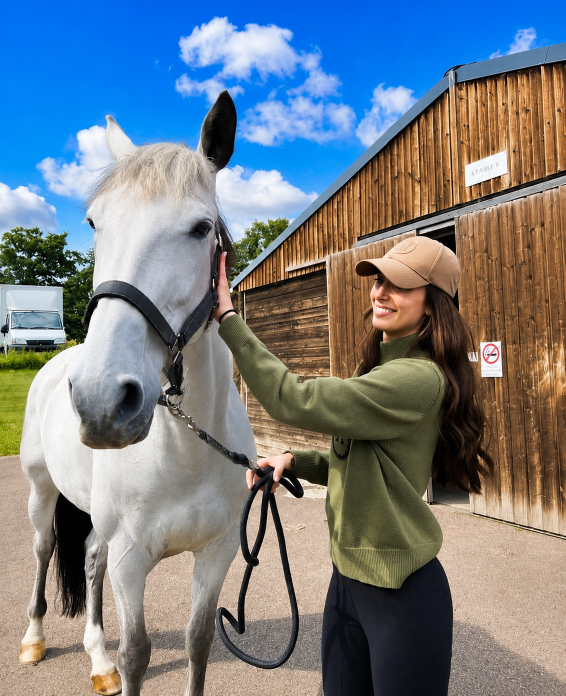
#> input picture horse.png, 1131 x 1391 px (shown at 1/2 size)
$ jupyter execute --allow-errors 6thdaycv.ipynb   (shell and % lines are left out)
#> lines starting #> are read from the running program, lines starting #| are printed output that depends on the picture; after the words box and inside, x2 and y2 are one past the last pixel; in counts of white or black regions, pixels touching at a corner belong together
# 🔍 Custom Kernel Filtering - Edge Detection

## 🎯 What is This?

This technique uses **custom convolution kernels** (also called filters or masks) to detect edges in specific directions.

---

## 🧠 How Convolution Works

### The Concept:
A **kernel** is a small matrix (usually 3×3) that slides over the image, performing element-wise multiplication and summing the results.

[cell 1]
import cv2
import numpy as np
import matplotlib.pyplot as plt

[cell 2]
image = cv2.imread("./filter.jpg", cv2.IMREAD_GRAYSCALE)

#> (the rest of this cell did not finish here and is left out)

[cell 3]
x = -10

horizontal_kernel = np.array([[-1, -1, -1],
                              [x, x, x],
                              [1, 1, 1]])

vertical_kernel = np.array([[-1, x, 1],
                            [-1, x, 1],
                            [-1, x, 1]])

diagonal_kernel = np.array([[x, -1, -1],
                            [1, x, -1],
                            [1, 1, x]])

#> (the rest of this cell did not finish here and is left out)

### The Process:
1. Place kernel on image patch
2. Multiply corresponding values
3. Sum all products
4. Result = new pixel value
5. Slide kernel to next position
6. Repeat for entire image

---

## 🎨 What These Kernels Do

### 1️⃣ **Horizontal Edge Detector**

[-1 -1 -1][10 10 10] ← Large positive values in middle
[ 1 1 1]

**Detects:** Horizontal edges (top-to-bottom transitions)
**Highlights:** Horizontal lines, boundaries

### 2️⃣ **Vertical Edge Detector**
[-1 10 1][-1 10 1] ← Large positive values in middle column
[-1 10 1]

**Detects:** Vertical edges (left-to-right transitions)
**Highlights:** Vertical lines, boundaries

### 3️⃣ **Diagonal Edge Detector**
[10 -1 -1][ 1 10 -1] ← Large positive values on diagonal
[ 1 1 10]

**Detects:** Diagonal edges (top-left to bottom-right)
**Highlights:** Diagonal lines, slanted boundaries

---
## 🔧 The Function: `cv2.filter2D()`

```python
cv2.filter2D(image, ddepth, kernel)

[cell 4]
# ============================================
# IMPORT LIBRARIES
# ============================================

import cv2
import numpy as np
import matplotlib.pyplot as plt

# Configure matplotlib
plt.rcParams['figure.figsize'] = (12, 10)

print("✅ Libraries imported successfully!")

[cell 5]
## 📁 Load Your Image
# **Option 1:** Load from file (recommended)
image = cv2.imread('horse.png', cv2.IMREAD_GRAYSCALE)
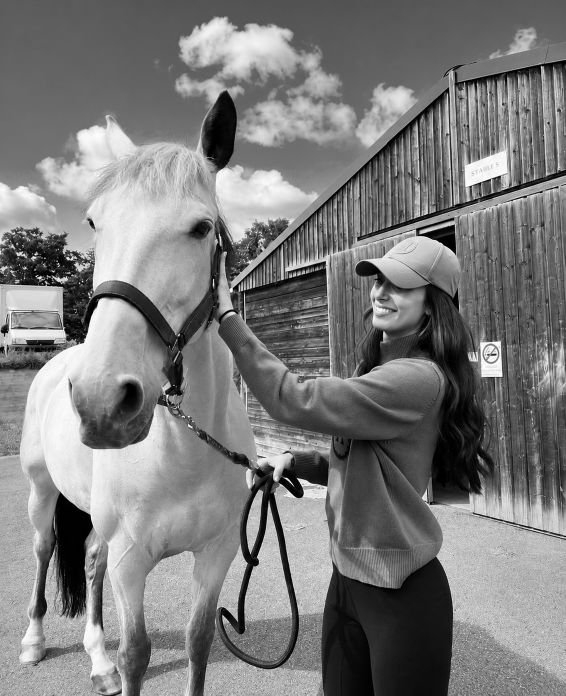
#> image: shape (1391, 1131) (shown at 1/2 size); min 0, max 255, mean 123.9

[cell 6]
# ============================================
# LOAD IMAGE
# ============================================

# OPTION 1: Load your own image (UNCOMMENT THIS)
# image = cv2.imread('your_image.jpg', cv2.IMREAD_GRAYSCALE)

# OPTION 2: Create a sample image with shapes (for demonstration)
image = np.ones((400, 600), dtype=np.uint8) * 200  # Gray background

# Draw some shapes to test edge detection
# Horizontal rectangle
cv2.rectangle(image, (50, 50), (250, 150), 255, -1)
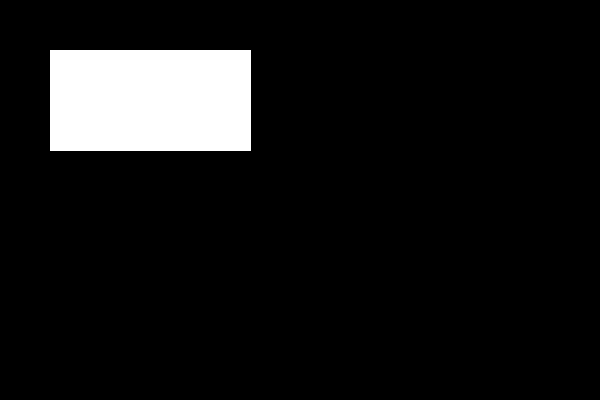
#> image: shape (400, 600); values 200 (black) and 255 (white), 8.5% white; 1 white region, box (x1, y1, x2, y2) and area: (50, 50, 251, 151) 20301

# Vertical rectangle
cv2.rectangle(image, (300, 100), (400, 350), 255, -1)

# Diagonal line
cv2.line(image, (450, 50), (550, 350), 255, 5)

# Circle
cv2.circle(image, (150, 300), 60, 255, -1)

# Triangle (diagonal edges)
triangle = np.array([[450, 250], [550, 250], [500, 150]], np.int32)
cv2.fillPoly(image, [triangle], 255)
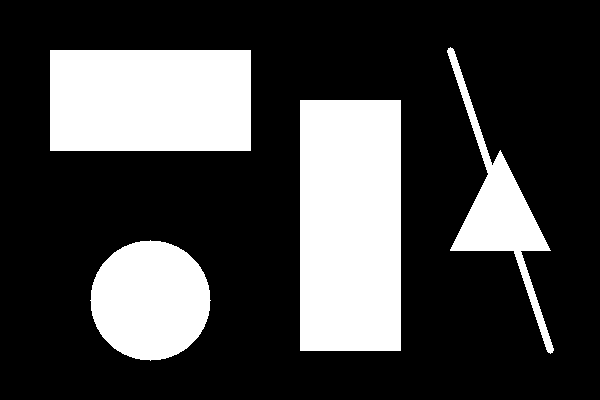
#> image: shape (400, 600); values 200 (black) and 255 (white), 26.6% white; 4 white regions, box (x1, y1, x2, y2) and area: (300, 100, 401, 351) 25351, (50, 50, 251, 151) 20301, (90, 240, 211, 361) 11289, (447, 47, 554, 354) 6857

# Display the original image
plt.figure(figsize=(8, 6))
plt.imshow(image, cmap='gray')
plt.title('Original Image', fontsize=14, fontweight='bold')
plt.axis('off')
plt.show()

print(f"✅ Image loaded successfully!")
print(f"📐 Image shape: {image.shape}")
#| 📐 Image shape: (400, 600)
print(f"💡 Image type: {image.dtype}")
#| 💡 Image type: uint8

## 🔧 Define Custom Kernels

Now we'll create three different kernels to detect edges in different directions.

### 🎛️ The Parameter: `x = -10`

This is the **center weight** of our kernels:
- **Larger negative values** (e.g., -10, -20) = Stronger edge detection
- **Smaller values** (e.g., -5) = Softer edge detection
- **Try changing it** to see different effects!

### 📐 Kernel Visualization
Horizontal Kernel: Vertical Kernel: Diagonal Kernel:
[-1 -1 -1][-1 -10 1] [-10 -1 -1][-10 -10 -10] [-1 -10 1][ 1 -10 -1]
[ 1 1 1][-1 -10 1] [ 1 1 -10]

Each kernel is designed to respond strongly to edges in its specific direction.

[cell 7]
# ============================================
# DEFINE CUSTOM KERNELS
# ============================================

# Center weight parameter
# Try changing this value: -5, -10, -15, -20
x = -10

# Horizontal edge detector
# Detects edges where brightness changes from top to bottom
horizontal_kernel = np.array([[-1, -1, -1],
                              [ x,  x,  x],
                              [ 1,  1,  1]], dtype=np.float32)

# Vertical edge detector
# Detects edges where brightness changes from left to right
vertical_kernel = np.array([[-1, x, 1],
                            [-1, x, 1],
                            [-1, x, 1]], dtype=np.float32)

# Diagonal edge detector
# Detects edges along the diagonal (top-left to bottom-right)
diagonal_kernel = np.array([[ x, -1, -1],
                            [ 1,  x, -1],
                            [ 1,  1,  x]], dtype=np.float32)

print("✅ Custom kernels created!")
print(f"📊 Center weight (x): {x}")
print("\n🔍 Horizontal Kernel:")
print(horizontal_kernel)
print("\n🔍 Vertical Kernel:")
print(vertical_kernel)
print("\n🔍 Diagonal Kernel:")
print(diagonal_kernel)

## 🎨 Apply Filters

Now we'll apply each kernel to the image using `cv2.filter2D()`.

### What Happens:
1. The kernel slides across every pixel in the image
2. At each position, it multiplies kernel values with pixel values
3. Sums the results to create a new pixel value
4. This process is called **convolution**

### Parameters Explained:
```python
cv2.filter2D(image, -1, kernel)

[cell 8]
# ============================================
# APPLY CUSTOM FILTERS
# ============================================

# Apply horizontal edge detection
horizontal_filtered_image = cv2.filter2D(image, -1, horizontal_kernel)

# Apply vertical edge detection
vertical_filtered_image = cv2.filter2D(image, -1, vertical_kernel)

# Apply diagonal edge detection
diagonal_filtered_image = cv2.filter2D(image, -1, diagonal_kernel)

print("✅ All filters applied successfully!")
print("\n📊 Processing complete:")
print(f"   • Horizontal edges detected")
print(f"   • Vertical edges detected")
print(f"   • Diagonal edges detected")

## 📊 Visualize Results

Let's display all four images side by side:
1. **Original** - The input image
2. **Horizontal** - Shows horizontal edges (top/bottom boundaries)
3. **Vertical** - Shows vertical edges (left/right boundaries)
4. **Diagonal** - Shows diagonal edges (slanted boundaries)

### 🔍 What to Look For:
- **Bright areas** = Strong edges detected
- **Dark areas** = No edges or weak edges
- **Different filters highlight different features** of the same image

[cell 9]
# ============================================
# DISPLAY RESULTS
# ============================================

plt.figure(figsize=(12, 10))

# Original image
plt.subplot(2, 2, 1)
plt.title("Original Image", fontsize=12, fontweight='bold')
plt.imshow(image, cmap='gray')
plt.axis('off')

# Horizontal edges
plt.subplot(2, 2, 2)
plt.title("Horizontal Edges", fontsize=12, fontweight='bold')
plt.imshow(horizontal_filtered_image, cmap='gray')
plt.axis('off')

# Vertical edges
plt.subplot(2, 2, 3)
plt.title("Vertical Edges", fontsize=12, fontweight='bold')
plt.imshow(vertical_filtered_image, cmap='gray')
plt.axis('off')

# Diagonal edges
plt.subplot(2, 2, 4)
plt.title("Diagonal Edges", fontsize=12, fontweight='bold')
plt.imshow(diagonal_filtered_image, cmap='gray')
plt.axis('off')

plt.tight_layout()
plt.show()
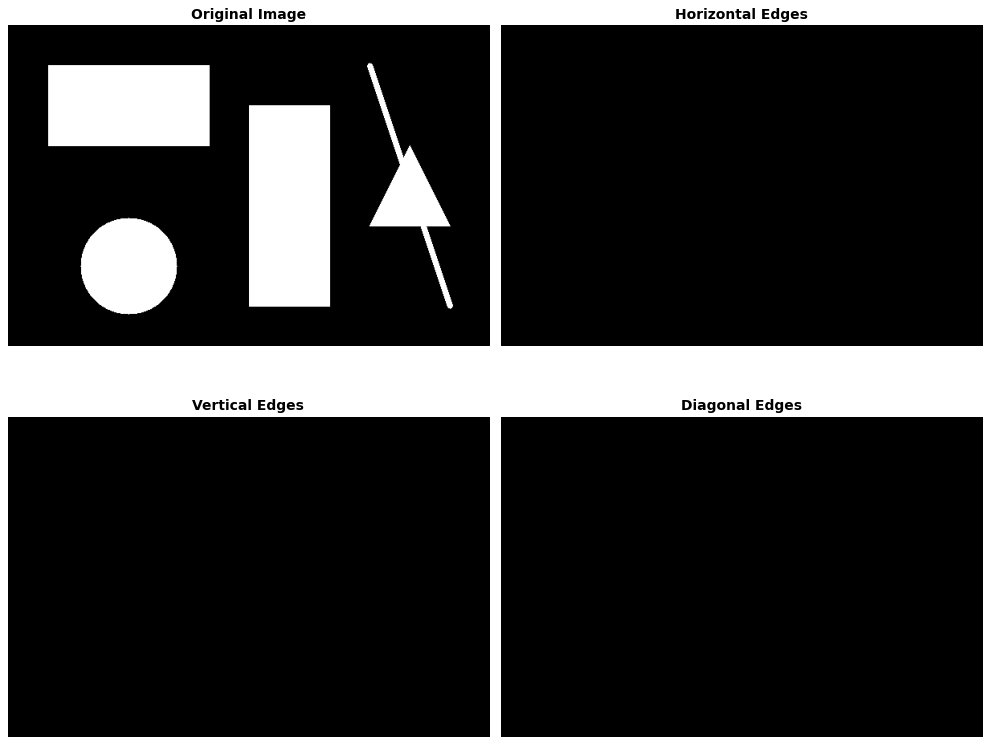
#> figure drawn by matplotlib, 4 panels

print("✅ Visualization complete!")

## 🎨 Bonus: Combine All Edge Directions

We can combine all three edge detections to get a **complete edge map**!

### Method:
Take the **maximum** value from each filter at every pixel position.

This gives us edges in ALL directions simultaneously!

[cell 10]
# ============================================
# COMBINE ALL EDGE DIRECTIONS
# ============================================

# Take the maximum value from all three filters at each pixel
combined_edges = np.maximum(horizontal_filtered_image, vertical_filtered_image)
#> horizontal_filtered_image: shape (400, 600); every value is 0
combined_edges = np.maximum(combined_edges, diagonal_filtered_image)

# Display comparison
plt.figure(figsize=(15, 5))

plt.subplot(1, 4, 1)
plt.title("Horizontal", fontsize=11)
plt.imshow(horizontal_filtered_image, cmap='gray')
plt.axis('off')

plt.subplot(1, 4, 2)
plt.title("Vertical", fontsize=11)
plt.imshow(vertical_filtered_image, cmap='gray')
plt.axis('off')

plt.subplot(1, 4, 3)
plt.title("Diagonal", fontsize=11)
plt.imshow(diagonal_filtered_image, cmap='gray')
plt.axis('off')

plt.subplot(1, 4, 4)
plt.title("Combined (All Edges)", fontsize=11, fontweight='bold')
plt.imshow(combined_edges, cmap='gray')
plt.axis('off')

plt.tight_layout()
plt.show()

print("✅ Combined edge detection complete!")
print("💡 This shows edges in ALL directions!")

$ run again, with giraffe-Kenya.png copied over horse.png
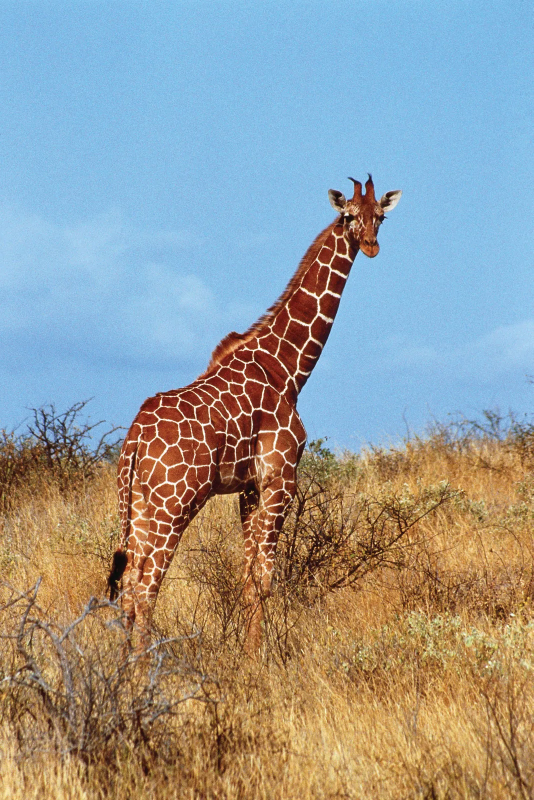
#> input picture giraffe-Kenya.png, 1067 x 1600 px (shown at 1/2 size)
#> `image = cv2.imread('horse.png', cv2.IMREAD_GRAYSCALE)`:
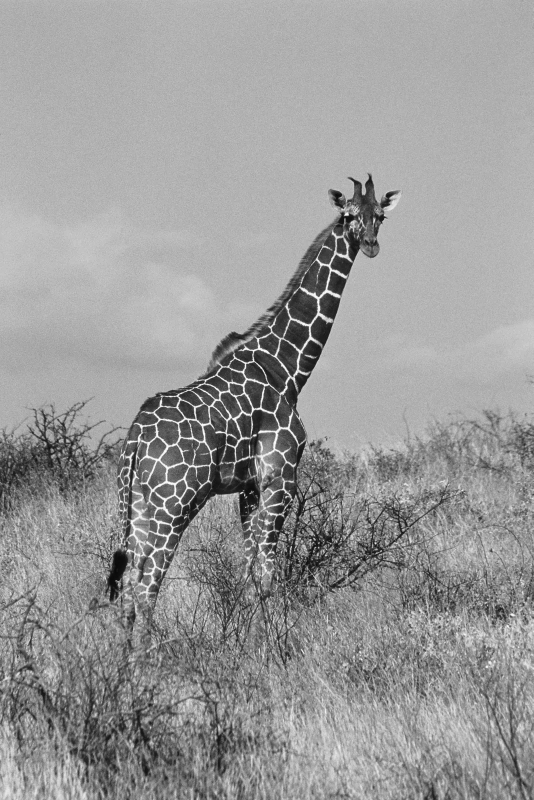
#> image: shape (1600, 1067) (shown at 1/2 size); min 4, max 255, mean 152.7
#| 📐 Image shape: (400, 600)
#| 💡 Image type: uint8
#> horizontal_filtered_image: shape (400, 600); every value is 0

$ run again, with upscaled_comparison.png copied over horse.png
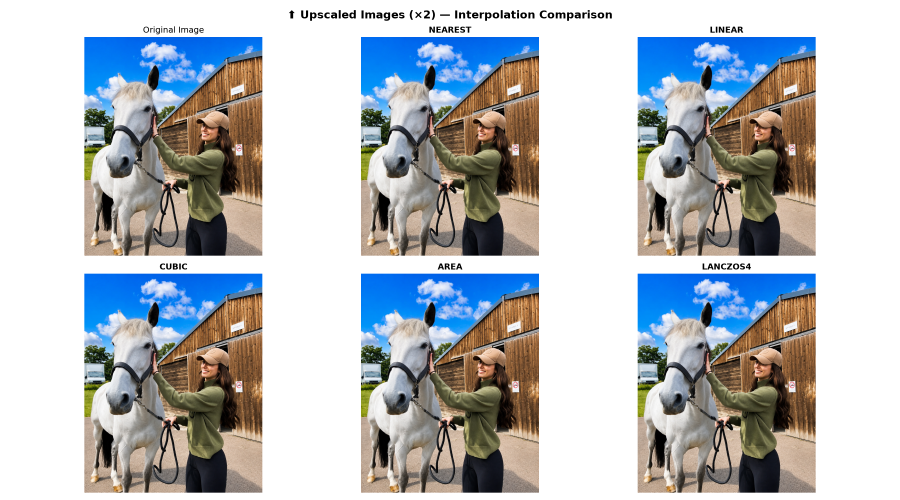
#> input picture upscaled_comparison.png, 2700 x 1500 px (shown at 1/3 size)
#> `image = cv2.imread('horse.png', cv2.IMREAD_GRAYSCALE)`:
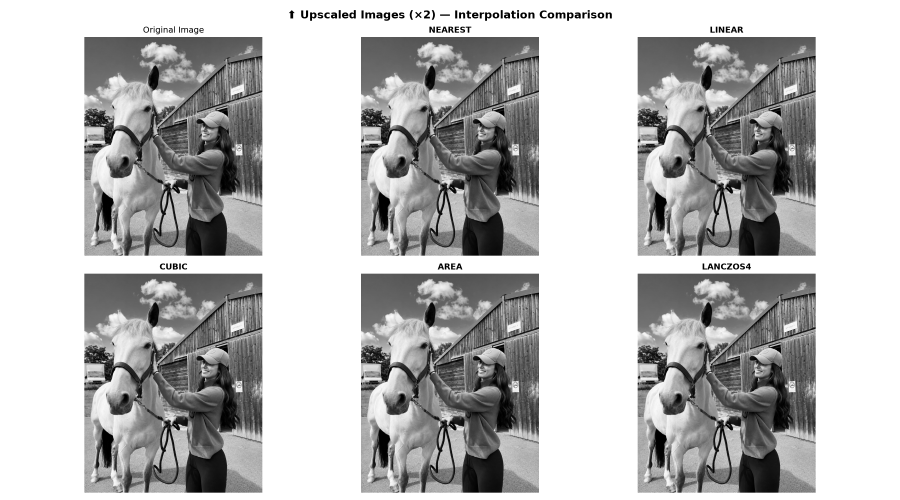
#> image: shape (1500, 2700) (shown at 1/3 size); min 0, max 255, mean 185.7
#| 📐 Image shape: (400, 600)
#| 💡 Image type: uint8
#> horizontal_filtered_image: shape (400, 600); every value is 0
